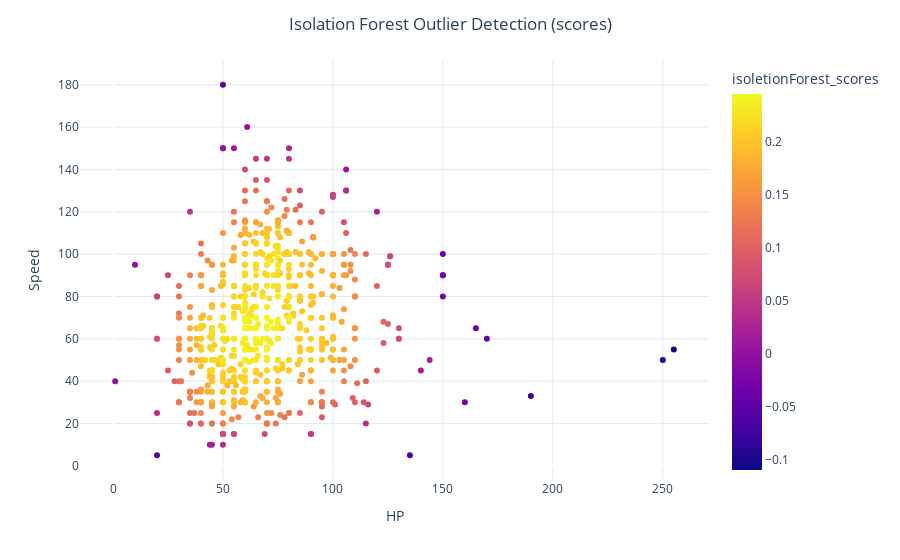

Notebook code for this chart:
### Code cell
fig = px.scatter(data, x=x1, y=x2, color="isoletionForest_scores")
fig.update_layout(title='Isolation Forest Outlier Detection (scores)', title_x=0.5,yaxis=dict(gridcolor = '#DFEAF4'), xaxis=dict(gridcolor = '#DFEAF4'), plot_bgcolor='white')
fig.show()

### Figure 1 — Plotly figure (JSON) as saved in the notebook; plotly's stock layout.template omitted (floating-point values rounded to 4 significant figures; data arrays with more than 128 entries replaced by an {"elided": "..."} marker saying what was removed)
{"data": [{"hovertemplate": "HP=%{x}<br>Speed=%{y}<br>isoletionForest_scores=%{marker.color}<extra></extra>", "legendgroup": "", "marker": {"color": {"elided": "800 float values"}, "coloraxis": "coloraxis", "symbol": "circle"}, "mode": "markers", "name": "", "orientation": "v", "showlegend": false, "type": "scatter", "x": {"elided": "800 int values"}, "xaxis": "x", "y": {"elided": "800 int values"}, "yaxis": "y"}], "layout": {"coloraxis": {"colorbar": {"title": {"text": "isoletionForest_scores"}}, "colorscale": [[0, "#0d0887"], [0.1111, "#46039f"], [0.2222, "#7201a8"], [0.3333, "#9c179e"], [0.4444, "#bd3786"], [0.5556, "#d8576b"], [0.6667, "#ed7953"], [0.7778, "#fb9f3a"], [0.8889, "#fdca26"], [1, "#f0f921"]]}, "legend": {"tracegroupgap": 0}, "margin": {"t": 60}, "plot_bgcolor": "white", "title": {"text": "Isolation Forest Outlier Detection (scores)", "x": 0.5}, "xaxis": {"anchor": "y", "domain": [0, 1], "gridcolor": "#DFEAF4", "title": {"text": "HP"}}, "yaxis": {"anchor": "x", "domain": [0, 1], "gridcolor": "#DFEAF4", "title": {"text": "Speed"}}}}
